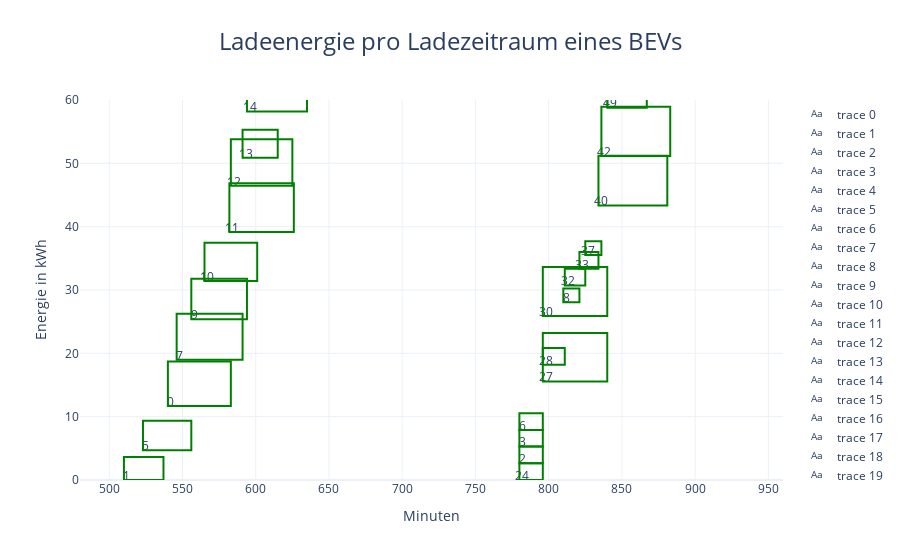

Notebook source saved alongside this figure:
### Code cell
import figureGeneration

figureGeneration.create_charging_power_figure(simulation_day)

### Figure 1 — Plotly figure (JSON) as saved in the notebook; plotly's stock layout.template omitted (floating-point values rounded to 4 significant figures)
{"data": [{"mode": "text", "text": "1", "type": "scatter", "x": [512], "y": [0.5]}, {"mode": "text", "text": "5", "type": "scatter", "x": [525], "y": [5.187]}, {"mode": "text", "text": "0", "type": "scatter", "x": [542], "y": [12.19]}, {"mode": "text", "text": "7", "type": "scatter", "x": [548], "y": [19.47]}, {"mode": "text", "text": "9", "type": "scatter", "x": [558], "y": [25.88]}, {"mode": "text", "text": "10", "type": "scatter", "x": [567], "y": [31.92]}, {"mode": "text", "text": "11", "type": "scatter", "x": [584], "y": [39.64]}, {"mode": "text", "text": "12", "type": "scatter", "x": [585], "y": [46.97]}, {"mode": "text", "text": "13", "type": "scatter", "x": [593], "y": [51.39]}, {"mode": "text", "text": "14", "type": "scatter", "x": [596], "y": [58.7]}, {"mode": "text", "text": "15", "type": "scatter", "x": [603], "y": [64.43]}, {"mode": "text", "text": "16", "type": "scatter", "x": [617], "y": [69.64]}, {"mode": "text", "text": "17", "type": "scatter", "x": [627], "y": [75.22]}, {"mode": "text", "text": "18", "type": "scatter", "x": [628], "y": [81.26]}, {"mode": "text", "text": "19", "type": "scatter", "x": [634], "y": [87.38]}, {"mode": "text", "text": "20", "type": "scatter", "x": [637], "y": [95.0]}, {"mode": "text", "text": "21", "type": "scatter", "x": [646], "y": [98.67]}, {"mode": "text", "text": "22", "type": "scatter", "x": [658], "y": [106.3]}, {"mode": "text", "text": "23", "type": "scatter", "x": [662], "y": [113.8]}, {"mode": "text", "text": "25", "type": "scatter", "x": [667], "y": [120.0]}, {"mode": "text", "text": "26", "type": "scatter", "x": [669], "y": [127.1]}, {"mode": "text", "text": "29", "type": "scatter", "x": [681], "y": [133.8]}, {"mode": "text", "text": "31", "type": "scatter", "x": [699], "y": [139.0]}, {"mode": "text", "text": "34", "type": "scatter", "x": [701], "y": [145.0]}, {"mode": "text", "text": "35", "type": "scatter", "x": [701], "y": [151.7]}, {"mode": "text", "text": "36", "type": "scatter", "x": [705], "y": [157.3]}, {"mode": "text", "text": "43", "type": "scatter", "x": [709], "y": [161.1]}, {"mode": "text", "text": "4", "type": "scatter", "x": [722], "y": [165.0]}, {"mode": "text", "text": "38", "type": "scatter", "x": [730], "y": [171.7]}, {"mode": "text", "text": "39", "type": "scatter", "x": [736], "y": [176.9]}, {"mode": "text", "text": "41", "type": "scatter", "x": [737], "y": [182.1]}, {"mode": "text", "text": "45", "type": "scatter", "x": [740], "y": [185.6]}, {"mode": "text", "text": "24", "type": "scatter", "x": [782], "y": [0.5]}, {"mode": "text", "text": "2", "type": "scatter", "x": [782], "y": [3.136]}, {"mode": "text", "text": "3", "type": "scatter", "x": [782], "y": [5.773]}, {"mode": "text", "text": "6", "type": "scatter", "x": [782], "y": [8.409]}, {"mode": "text", "text": "27", "type": "scatter", "x": [798], "y": [16.05]}, {"mode": "text", "text": "28", "type": "scatter", "x": [798], "y": [18.69]}, {"mode": "text", "text": "30", "type": "scatter", "x": [798], "y": [26.41]}, {"mode": "text", "text": "8", "type": "scatter", "x": [812], "y": [28.57]}, {"mode": "text", "text": "32", "type": "scatter", "x": [813], "y": [31.21]}, {"mode": "text", "text": "33", "type": "scatter", "x": [823], "y": [33.85]}, {"mode": "text", "text": "37", "type": "scatter", "x": [827], "y": [36.01]}, {"mode": "text", "text": "40", "type": "scatter", "x": [836], "y": [43.86]}, {"mode": "text", "text": "42", "type": "scatter", "x": [838], "y": [51.65]}, {"mode": "text", "text": "49", "type": "scatter", "x": [842], "y": [59.29]}, {"mode": "text", "text": "44", "type": "scatter", "x": [842], "y": [67.14]}, {"mode": "text", "text": "46", "type": "scatter", "x": [883], "y": [74.46]}, {"mode": "text", "text": "47", "type": "scatter", "x": [885], "y": [82.03]}, {"mode": "text", "text": "48", "type": "scatter", "x": [931], "y": [84.2]}], "layout": {"shapes": [{"line": {"color": "green"}, "type": "rect", "x0": 510, "x1": 537, "xref": "x", "y0": 0, "y1": 3.633, "yref": "y"}, {"line": {"color": "green"}, "type": "rect", "x0": 523, "x1": 556, "xref": "x", "y0": 4.687, "y1": 9.375, "yref": "y"}, {"line": {"color": "green"}, "type": "rect", "x0": 540, "x1": 583, "xref": "x", "y0": 11.69, "y1": 18.7, "yref": "y"}, {"line": {"color": "green"}, "type": "rect", "x0": 546, "x1": 591, "xref": "x", "y0": 18.97, "y1": 26.25, "yref": "y"}, {"line": {"color": "green"}, "type": "rect", "x0": 556, "x1": 594, "xref": "x", "y0": 25.38, "y1": 31.78, "yref": "y"}, {"line": {"color": "green"}, "type": "rect", "x0": 565, "x1": 601, "xref": "x", "y0": 31.42, "y1": 37.47, "yref": "y"}, {"line": {"color": "green"}, "type": "rect", "x0": 582, "x1": 626, "xref": "x", "y0": 39.14, "y1": 46.86, "yref": "y"}, {"line": {"color": "green"}, "type": "rect", "x0": 583, "x1": 625, "xref": "x", "y0": 46.47, "y1": 53.79, "yref": "y"}, {"line": {"color": "green"}, "type": "rect", "x0": 591, "x1": 615, "xref": "x", "y0": 50.89, "y1": 55.31, "yref": "y"}, {"line": {"color": "green"}, "type": "rect", "x0": 594, "x1": 635, "xref": "x", "y0": 58.2, "y1": 65.52, "yref": "y"}, {"line": {"color": "green"}, "type": "rect", "x0": 601, "x1": 632, "xref": "x", "y0": 63.93, "y1": 69.65, "yref": "y"}, {"line": {"color": "green"}, "type": "rect", "x0": 615, "x1": 644, "xref": "x", "y0": 69.14, "y1": 74.35, "yref": "y"}, {"line": {"color": "green"}, "type": "rect", "x0": 625, "x1": 656, "xref": "x", "y0": 74.72, "y1": 80.29, "yref": "y"}, {"line": {"color": "green"}, "type": "rect", "x0": 626, "x1": 660, "xref": "x", "y0": 80.76, "y1": 86.8, "yref": "y"}, {"line": {"color": "green"}, "type": "rect", "x0": 632, "x1": 667, "xref": "x", "y0": 86.88, "y1": 93.0, "yref": "y"}, {"line": {"color": "green"}, "type": "rect", "x0": 635, "x1": 679, "xref": "x", "y0": 94.5, "y1": 102.1, "yref": "y"}, {"line": {"color": "green"}, "type": "rect", "x0": 644, "x1": 665, "xref": "x", "y0": 98.17, "y1": 101.8, "yref": "y"}, {"line": {"color": "green"}, "type": "rect", "x0": 656, "x1": 699, "xref": "x", "y0": 105.8, "y1": 113.5, "yref": "y"}, {"line": {"color": "green"}, "type": "rect", "x0": 660, "x1": 703, "xref": "x", "y0": 113.3, "y1": 120.9, "yref": "y"}, {"line": {"color": "green"}, "type": "rect", "x0": 665, "x1": 699, "xref": "x", "y0": 119.5, "y1": 125.7, "yref": "y"}, {"line": {"color": "green"}, "type": "rect", "x0": 667, "x1": 707, "xref": "x", "y0": 126.6, "y1": 133.6, "yref": "y"}, {"line": {"color": "green"}, "type": "rect", "x0": 679, "x1": 718, "xref": "x", "y0": 133.3, "y1": 140.0, "yref": "y"}, {"line": {"color": "green"}, "type": "rect", "x0": 697, "x1": 728, "xref": "x", "y0": 138.5, "y1": 143.7, "yref": "y"}, {"line": {"color": "green"}, "type": "rect", "x0": 699, "x1": 734, "xref": "x", "y0": 144.5, "y1": 150.6, "yref": "y"}, {"line": {"color": "green"}, "type": "rect", "x0": 699, "x1": 738, "xref": "x", "y0": 151.2, "y1": 157.8, "yref": "y"}, {"line": {"color": "green"}, "type": "rect", "x0": 703, "x1": 735, "xref": "x", "y0": 156.8, "y1": 162.4, "yref": "y"}, {"line": {"color": "green"}, "type": "rect", "x0": 707, "x1": 713, "xref": "x", "y0": 160.6, "y1": 164.5, "yref": "y"}, {"line": {"color": "green"}, "type": "rect", "x0": 720, "x1": 741, "xref": "x", "y0": 164.5, "y1": 168.5, "yref": "y"}, {"line": {"color": "green"}, "type": "rect", "x0": 728, "x1": 766, "xref": "x", "y0": 171.2, "y1": 177.9, "yref": "y"}, {"line": {"color": "green"}, "type": "rect", "x0": 734, "x1": 764, "xref": "x", "y0": 176.4, "y1": 181.6, "yref": "y"}, {"line": {"color": "green"}, "type": "rect", "x0": 735, "x1": 765, "xref": "x", "y0": 181.6, "y1": 186.8, "yref": "y"}, {"line": {"color": "green"}, "type": "rect", "x0": 738, "x1": 758, "xref": "x", "y0": 185.1, "y1": 188.5, "yref": "y"}, {"line": {"color": "green"}, "type": "rect", "x0": 780, "x1": 796, "xref": "x", "y0": 0, "y1": 2.636, "yref": "y"}, {"line": {"color": "green"}, "type": "rect", "x0": 780, "x1": 796, "xref": "x", "y0": 2.636, "y1": 5.273, "yref": "y"}, {"line": {"color": "green"}, "type": "rect", "x0": 780, "x1": 796, "xref": "x", "y0": 5.273, "y1": 7.909, "yref": "y"}, {"line": {"color": "green"}, "type": "rect", "x0": 780, "x1": 796, "xref": "x", "y0": 7.909, "y1": 10.55, "yref": "y"}, {"line": {"color": "green"}, "type": "rect", "x0": 796, "x1": 840, "xref": "x", "y0": 15.55, "y1": 23.2, "yref": "y"}, {"line": {"color": "green"}, "type": "rect", "x0": 796, "x1": 811, "xref": "x", "y0": 18.19, "y1": 20.82, "yref": "y"}, {"line": {"color": "green"}, "type": "rect", "x0": 796, "x1": 840, "xref": "x", "y0": 25.91, "y1": 33.63, "yref": "y"}, {"line": {"color": "green"}, "type": "rect", "x0": 810, "x1": 821, "xref": "x", "y0": 28.07, "y1": 30.24, "yref": "y"}, {"line": {"color": "green"}, "type": "rect", "x0": 811, "x1": 825, "xref": "x", "y0": 30.71, "y1": 33.35, "yref": "y"}, {"line": {"color": "green"}, "type": "rect", "x0": 821, "x1": 834, "xref": "x", "y0": 33.35, "y1": 35.98, "yref": "y"}, {"line": {"color": "green"}, "type": "rect", "x0": 825, "x1": 836, "xref": "x", "y0": 35.51, "y1": 37.68, "yref": "y"}, {"line": {"color": "green"}, "type": "rect", "x0": 834, "x1": 881, "xref": "x", "y0": 43.36, "y1": 51.21, "yref": "y"}, {"line": {"color": "green"}, "type": "rect", "x0": 836, "x1": 883, "xref": "x", "y0": 51.15, "y1": 58.94, "yref": "y"}, {"line": {"color": "green"}, "type": "rect", "x0": 840, "x1": 867, "xref": "x", "y0": 58.79, "y1": 66.44, "yref": "y"}, {"line": {"color": "green"}, "type": "rect", "x0": 840, "x1": 889, "xref": "x", "y0": 66.64, "y1": 74.49, "yref": "y"}, {"line": {"color": "green"}, "type": "rect", "x0": 881, "x1": 923, "xref": "x", "y0": 73.96, "y1": 81.27, "yref": "y"}, {"line": {"color": "green"}, "type": "rect", "x0": 883, "x1": 929, "xref": "x", "y0": 81.53, "y1": 89.1, "yref": "y"}, {"line": {"color": "green"}, "type": "rect", "x0": 929, "x1": 941, "xref": "x", "y0": 83.7, "y1": 85.86, "yref": "y"}], "title": {"font": {"size": 24}, "text": "Ladeenergie pro Ladezeitraum eines BEVs", "x": 0.5, "xanchor": "center"}, "xaxis": {"range": [480, 960], "showgrid": true, "title": {"text": "Minuten"}}, "yaxis": {"range": [0, 60], "title": {"text": "Energie in kWh"}}}}
